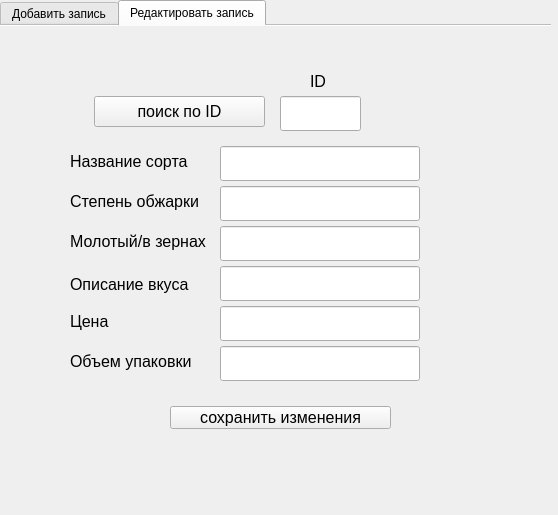
<?xml version="1.0" encoding="UTF-8"?>
<ui version="4.0">
 <class>Form</class>
 <widget class="QWidget" name="Form">
  <property name="geometry">
   <rect>
    <x>0</x>
    <y>0</y>
    <width>558</width>
    <height>515</height>
   </rect>
  </property>
  <property name="windowTitle">
   <string>DB</string>
  </property>
  <widget class="QTabWidget" name="tabWidget">
   <property name="geometry">
    <rect>
     <x>0</x>
     <y>0</y>
     <width>551</width>
     <height>481</height>
    </rect>
   </property>
   <property name="currentIndex">
    <number>1</number>
   </property>
   <property name="documentMode">
    <bool>true</bool>
   </property>
   <property name="movable">
    <bool>true</bool>
   </property>
   <widget class="QWidget" name="tab_add">
    <attribute name="title">
     <string>Добавить запись</string>
    </attribute>
    <widget class="QPushButton" name="add_button">
     <property name="geometry">
      <rect>
       <x>160</x>
       <y>380</y>
       <width>131</width>
       <height>23</height>
      </rect>
     </property>
     <property name="font">
      <font>
       <pointsize>12</pointsize>
      </font>
     </property>
     <property name="text">
      <string>добавить запись</string>
     </property>
    </widget>
    <widget class="QLabel" name="label_1">
     <property name="geometry">
      <rect>
       <x>30</x>
       <y>110</y>
       <width>150</width>
       <height>30</height>
      </rect>
     </property>
     <property name="font">
      <font>
       <pointsize>12</pointsize>
      </font>
     </property>
     <property name="text">
      <string>Название сорта</string>
     </property>
    </widget>
    <widget class="QLabel" name="label_2">
     <property name="geometry">
      <rect>
       <x>30</x>
       <y>150</y>
       <width>150</width>
       <height>30</height>
      </rect>
     </property>
     <property name="font">
      <font>
       <pointsize>12</pointsize>
      </font>
     </property>
     <property name="text">
      <string>Степень обжарки</string>
     </property>
    </widget>
    <widget class="QLabel" name="label_3">
     <property name="geometry">
      <rect>
       <x>30</x>
       <y>190</y>
       <width>150</width>
       <height>30</height>
      </rect>
     </property>
     <property name="font">
      <font>
       <pointsize>12</pointsize>
      </font>
     </property>
     <property name="text">
      <string>Молотый/в зернах</string>
     </property>
    </widget>
    <widget class="QLabel" name="label_4">
     <property name="geometry">
      <rect>
       <x>30</x>
       <y>233</y>
       <width>150</width>
       <height>30</height>
      </rect>
     </property>
     <property name="font">
      <font>
       <pointsize>12</pointsize>
      </font>
     </property>
     <property name="text">
      <string>Описание вкуса</string>
     </property>
    </widget>
    <widget class="QLabel" name="label_5">
     <property name="geometry">
      <rect>
       <x>30</x>
       <y>270</y>
       <width>150</width>
       <height>30</height>
      </rect>
     </property>
     <property name="font">
      <font>
       <pointsize>12</pointsize>
      </font>
     </property>
     <property name="text">
      <string>Цена</string>
     </property>
    </widget>
    <widget class="QLabel" name="label_6">
     <property name="geometry">
      <rect>
       <x>30</x>
       <y>310</y>
       <width>150</width>
       <height>30</height>
      </rect>
     </property>
     <property name="font">
      <font>
       <pointsize>12</pointsize>
      </font>
     </property>
     <property name="text">
      <string>Объем упаковки</string>
     </property>
    </widget>
    <widget class="QLineEdit" name="lineEdit_1">
     <property name="geometry">
      <rect>
       <x>180</x>
       <y>110</y>
       <width>200</width>
       <height>35</height>
      </rect>
     </property>
     <property name="font">
      <font>
       <pointsize>12</pointsize>
      </font>
     </property>
    </widget>
    <widget class="QLineEdit" name="lineEdit_2">
     <property name="geometry">
      <rect>
       <x>180</x>
       <y>150</y>
       <width>200</width>
       <height>35</height>
      </rect>
     </property>
     <property name="font">
      <font>
       <pointsize>12</pointsize>
      </font>
     </property>
    </widget>
    <widget class="QLineEdit" name="lineEdit_3">
     <property name="geometry">
      <rect>
       <x>180</x>
       <y>190</y>
       <width>200</width>
       <height>35</height>
      </rect>
     </property>
     <property name="font">
      <font>
       <pointsize>12</pointsize>
      </font>
     </property>
    </widget>
    <widget class="QLineEdit" name="lineEdit_4">
     <property name="geometry">
      <rect>
       <x>180</x>
       <y>230</y>
       <width>200</width>
       <height>35</height>
      </rect>
     </property>
     <property name="font">
      <font>
       <pointsize>12</pointsize>
      </font>
     </property>
    </widget>
    <widget class="QLineEdit" name="lineEdit_5">
     <property name="geometry">
      <rect>
       <x>180</x>
       <y>270</y>
       <width>200</width>
       <height>35</height>
      </rect>
     </property>
     <property name="font">
      <font>
       <pointsize>12</pointsize>
      </font>
     </property>
    </widget>
    <widget class="QLineEdit" name="lineEdit_6">
     <property name="geometry">
      <rect>
       <x>180</x>
       <y>310</y>
       <width>200</width>
       <height>35</height>
      </rect>
     </property>
     <property name="font">
      <font>
       <pointsize>12</pointsize>
      </font>
     </property>
    </widget>
   </widget>
   <widget class="QWidget" name="tab_edit">
    <attribute name="title">
     <string>Редактировать запись</string>
    </attribute>
    <widget class="QLineEdit" name="lineEdit_e_3">
     <property name="geometry">
      <rect>
       <x>220</x>
       <y>200</y>
       <width>200</width>
       <height>35</height>
      </rect>
     </property>
     <property name="font">
      <font>
       <pointsize>12</pointsize>
      </font>
     </property>
    </widget>
    <widget class="QLineEdit" name="lineEdit_e_6">
     <property name="geometry">
      <rect>
       <x>220</x>
       <y>320</y>
       <width>200</width>
       <height>35</height>
      </rect>
     </property>
     <property name="font">
      <font>
       <pointsize>12</pointsize>
      </font>
     </property>
    </widget>
    <widget class="QLabel" name="label_7">
     <property name="geometry">
      <rect>
       <x>70</x>
       <y>120</y>
       <width>150</width>
       <height>30</height>
      </rect>
     </property>
     <property name="font">
      <font>
       <pointsize>12</pointsize>
      </font>
     </property>
     <property name="text">
      <string>Название сорта</string>
     </property>
    </widget>
    <widget class="QLabel" name="label_8">
     <property name="geometry">
      <rect>
       <x>70</x>
       <y>280</y>
       <width>150</width>
       <height>30</height>
      </rect>
     </property>
     <property name="font">
      <font>
       <pointsize>12</pointsize>
      </font>
     </property>
     <property name="text">
      <string>Цена</string>
     </property>
    </widget>
    <widget class="QPushButton" name="edit_button">
     <property name="geometry">
      <rect>
       <x>170</x>
       <y>380</y>
       <width>221</width>
       <height>23</height>
      </rect>
     </property>
     <property name="font">
      <font>
       <pointsize>12</pointsize>
      </font>
     </property>
     <property name="text">
      <string>сохранить изменения</string>
     </property>
    </widget>
    <widget class="QLineEdit" name="lineEdit_e_1">
     <property name="geometry">
      <rect>
       <x>220</x>
       <y>120</y>
       <width>200</width>
       <height>35</height>
      </rect>
     </property>
     <property name="font">
      <font>
       <pointsize>12</pointsize>
      </font>
     </property>
    </widget>
    <widget class="QLabel" name="label_9">
     <property name="geometry">
      <rect>
       <x>70</x>
       <y>160</y>
       <width>150</width>
       <height>30</height>
      </rect>
     </property>
     <property name="font">
      <font>
       <pointsize>12</pointsize>
      </font>
     </property>
     <property name="text">
      <string>Степень обжарки</string>
     </property>
    </widget>
    <widget class="QLineEdit" name="lineEdit_e_2">
     <property name="geometry">
      <rect>
       <x>220</x>
       <y>160</y>
       <width>200</width>
       <height>35</height>
      </rect>
     </property>
     <property name="font">
      <font>
       <pointsize>12</pointsize>
      </font>
     </property>
    </widget>
    <widget class="QLabel" name="label_10">
     <property name="geometry">
      <rect>
       <x>70</x>
       <y>200</y>
       <width>150</width>
       <height>30</height>
      </rect>
     </property>
     <property name="font">
      <font>
       <pointsize>12</pointsize>
      </font>
     </property>
     <property name="text">
      <string>Молотый/в зернах</string>
     </property>
    </widget>
    <widget class="QLineEdit" name="lineEdit_e_4">
     <property name="geometry">
      <rect>
       <x>220</x>
       <y>240</y>
       <width>200</width>
       <height>35</height>
      </rect>
     </property>
     <property name="font">
      <font>
       <pointsize>12</pointsize>
      </font>
     </property>
    </widget>
    <widget class="QLabel" name="label_11">
     <property name="geometry">
      <rect>
       <x>70</x>
       <y>320</y>
       <width>150</width>
       <height>30</height>
      </rect>
     </property>
     <property name="font">
      <font>
       <pointsize>12</pointsize>
      </font>
     </property>
     <property name="text">
      <string>Объем упаковки</string>
     </property>
    </widget>
    <widget class="QLabel" name="label_12">
     <property name="geometry">
      <rect>
       <x>70</x>
       <y>243</y>
       <width>150</width>
       <height>30</height>
      </rect>
     </property>
     <property name="font">
      <font>
       <pointsize>12</pointsize>
      </font>
     </property>
     <property name="text">
      <string>Описание вкуса</string>
     </property>
    </widget>
    <widget class="QLineEdit" name="lineEdit_e_5">
     <property name="geometry">
      <rect>
       <x>220</x>
       <y>280</y>
       <width>200</width>
       <height>35</height>
      </rect>
     </property>
     <property name="font">
      <font>
       <pointsize>12</pointsize>
      </font>
     </property>
    </widget>
    <widget class="QLineEdit" name="lineEdit_e_id">
     <property name="geometry">
      <rect>
       <x>280</x>
       <y>70</y>
       <width>81</width>
       <height>35</height>
      </rect>
     </property>
     <property name="font">
      <font>
       <pointsize>12</pointsize>
      </font>
     </property>
     <property name="text">
      <string/>
     </property>
    </widget>
    <widget class="QLabel" name="label_13">
     <property name="geometry">
      <rect>
       <x>310</x>
       <y>40</y>
       <width>31</width>
       <height>30</height>
      </rect>
     </property>
     <property name="font">
      <font>
       <pointsize>12</pointsize>
      </font>
     </property>
     <property name="text">
      <string>ID</string>
     </property>
    </widget>
    <widget class="QPushButton" name="show_id">
     <property name="geometry">
      <rect>
       <x>94</x>
       <y>70</y>
       <width>171</width>
       <height>31</height>
      </rect>
     </property>
     <property name="font">
      <font>
       <pointsize>12</pointsize>
      </font>
     </property>
     <property name="text">
      <string>поиск по ID</string>
     </property>
    </widget>
   </widget>
  </widget>
 </widget>
 <resources/>
 <connections/>
</ui>
